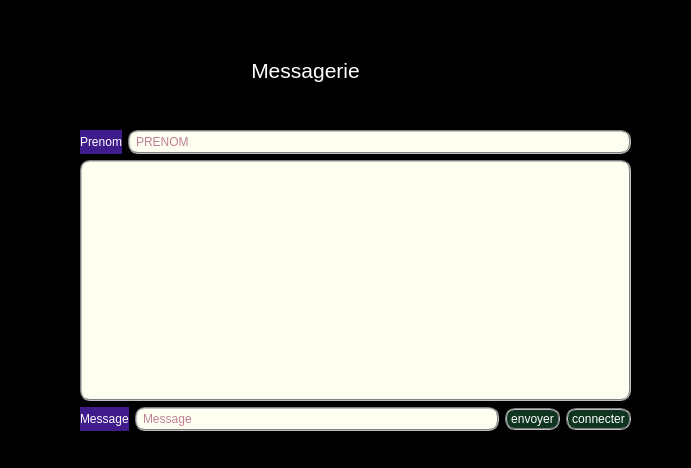
<?xml version="1.0" encoding="UTF-8"?>
<ui version="4.0">
 <class>Chat</class>
 <widget class="QWidget" name="Chat">
  <property name="geometry">
   <rect>
    <x>0</x>
    <y>0</y>
    <width>691</width>
    <height>468</height>
   </rect>
  </property>
  <property name="windowTitle">
   <string>Form</string>
  </property>
  <widget class="QFrame" name="frame">
   <property name="geometry">
    <rect>
     <x>0</x>
     <y>0</y>
     <width>711</width>
     <height>481</height>
    </rect>
   </property>
   <property name="styleSheet">
    <string notr="true">background-color: rgb(0, 0, 0);</string>
   </property>
   <property name="frameShape">
    <enum>QFrame::StyledPanel</enum>
   </property>
   <property name="frameShadow">
    <enum>QFrame::Raised</enum>
   </property>
   <widget class="QLabel" name="label_3">
    <property name="geometry">
     <rect>
      <x>160</x>
      <y>50</y>
      <width>291</width>
      <height>61</height>
     </rect>
    </property>
    <property name="text">
     <string>TextLabel</string>
    </property>
   </widget>
   <widget class="QLabel" name="label_4">
    <property name="geometry">
     <rect>
      <x>140</x>
      <y>40</y>
      <width>331</width>
      <height>61</height>
     </rect>
    </property>
    <property name="text">
     <string>&lt;html&gt;&lt;head/&gt;&lt;body&gt;&lt;p align=&quot;center&quot;&gt;&lt;span style=&quot; font-size:16pt; color:#ffffff;&quot;&gt;Messagerie&lt;/span&gt;&lt;/p&gt;&lt;/body&gt;&lt;/html&gt;</string>
    </property>
   </widget>
  </widget>
  <widget class="QWidget" name="layoutWidget">
   <property name="geometry">
    <rect>
     <x>80</x>
     <y>130</y>
     <width>551</width>
     <height>301</height>
    </rect>
   </property>
   <layout class="QVBoxLayout" name="verticalLayout">
    <item>
     <layout class="QHBoxLayout" name="horizontalLayout_2">
      <item>
       <widget class="QLabel" name="label">
        <property name="styleSheet">
         <string notr="true">color: rgb(255, 255, 255);
background-color: rgb(63, 27, 139);</string>
        </property>
        <property name="text">
         <string>Prenom</string>
        </property>
       </widget>
      </item>
      <item>
       <widget class="QLineEdit" name="name">
        <property name="styleSheet">
         <string notr="true">color: #050505;
background-color: rgb(20, 70, 29);
    background-color: yellow;
border-image: url(:/images/button-hover.png) 16; 
color: rgb(127, 0, 63);
    background-color: rgb(255, 255, 241);
    selection-color: red
;                                    
    selection-background-color: rgb(191, 31, 127);
    border: 2px groove gray;
    border-radius: 10px;
    padding: 2px 4px;</string>
        </property>
        <property name="placeholderText">
         <string>PRENOM</string>
        </property>
       </widget>
      </item>
     </layout>
    </item>
    <item>
     <widget class="QTextEdit" name="textEdit">
      <property name="styleSheet">
       <string notr="true">color: #050505;
background-color: rgb(20, 70, 29);
    background-color: yellow;
border-image: url(:/images/button-hover.png) 16; 
color: rgb(127, 0, 63);
    background-color: rgb(255, 255, 241);
    selection-color: red
;                                    
    selection-background-color: rgb(191, 31, 127);
    border: 2px groove gray;
    border-radius: 10px;
    padding: 2px 4px;</string>
      </property>
     </widget>
    </item>
    <item>
     <layout class="QHBoxLayout" name="horizontalLayout">
      <item>
       <widget class="QLabel" name="label_2">
        <property name="styleSheet">
         <string notr="true">color: rgb(255, 255, 255);
background-color: rgb(63, 27, 139);</string>
        </property>
        <property name="text">
         <string>Message</string>
        </property>
       </widget>
      </item>
      <item>
       <widget class="QLineEdit" name="message">
        <property name="styleSheet">
         <string notr="true">color: #050505;
background-color: rgb(20, 70, 29);
    background-color: yellow;
border-image: url(:/images/button-hover.png) 16; 
color: rgb(127, 0, 63);
    background-color: rgb(255, 255, 241);
    selection-color: red
;                                    
    selection-background-color: rgb(191, 31, 127);
    border: 2px groove gray;
    border-radius: 10px;
    padding: 2px 4px;</string>
        </property>
        <property name="placeholderText">
         <string>Message</string>
        </property>
       </widget>
      </item>
      <item>
       <widget class="QPushButton" name="send">
        <property name="styleSheet">
         <string notr="true">

color: rgb(255, 255, 255);
background-color: rgb(26, 57, 40);
    background-color: rgb(15, 53, 33);
    selection-color: white;                                    
    selection-background-color: rgb(191, 31, 127);
    border: 2px groove gray;
    border-radius: 10px;
    padding: 2px 4px;</string>
        </property>
        <property name="text">
         <string>envoyer</string>
        </property>
       </widget>
      </item>
      <item>
       <widget class="QPushButton" name="bind">
        <property name="styleSheet">
         <string notr="true">

color: rgb(255, 255, 255);
background-color: rgb(26, 57, 40);
    background-color: rgb(15, 53, 33);
    selection-color: white;                                    
    selection-background-color: rgb(191, 31, 127);
    border: 2px groove gray;
    border-radius: 10px;
    padding: 2px 4px;</string>
        </property>
        <property name="text">
         <string>connecter</string>
        </property>
       </widget>
      </item>
     </layout>
    </item>
   </layout>
  </widget>
 </widget>
 <resources/>
 <connections/>
</ui>
